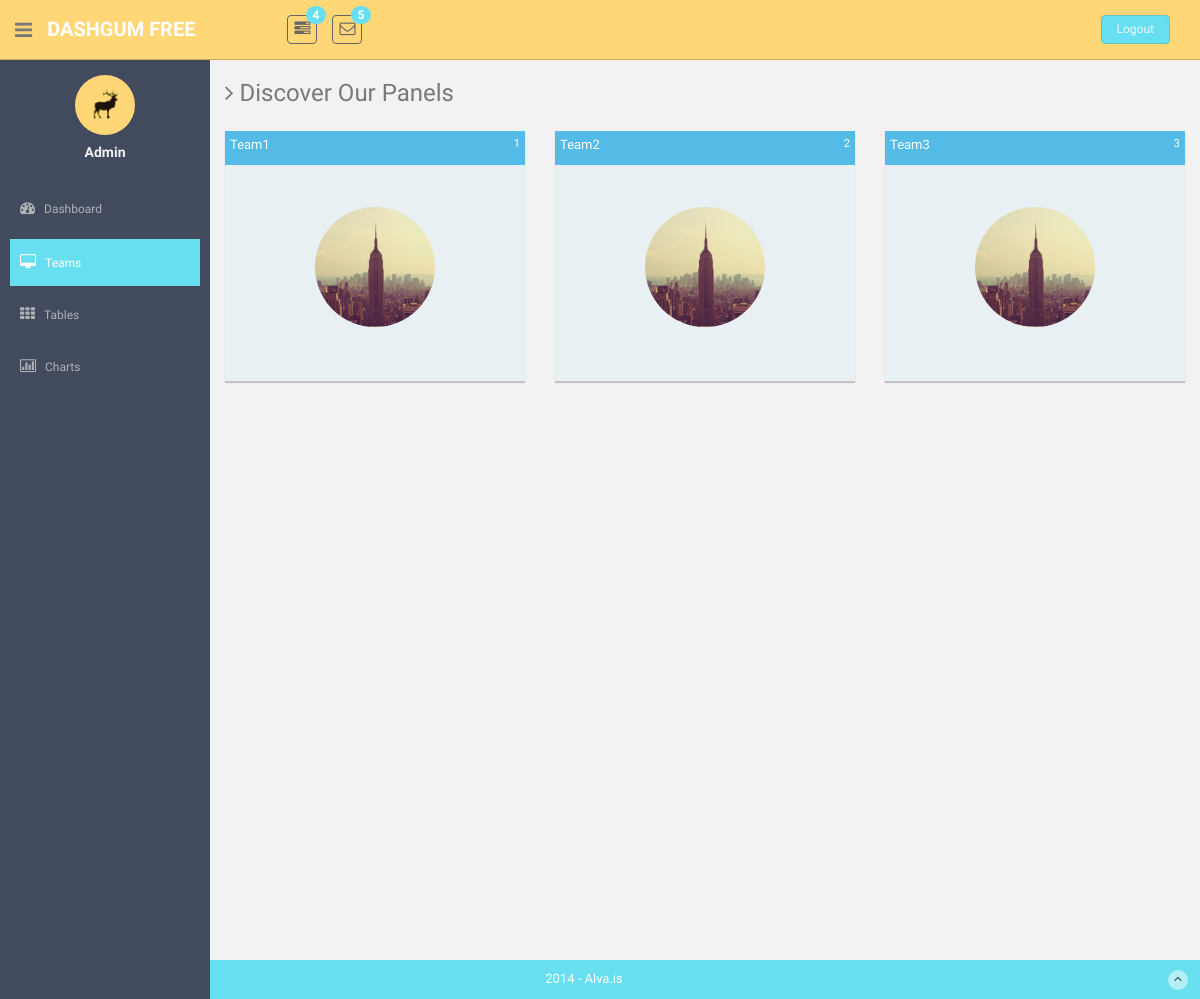
/panel/, run on the app's committed database.
### hunt_app/models.py (models this page shows, shortened)
class Team(models.Model):
	team_name = models.CharField(max_length = 20)
	team_id = models.PositiveIntegerField(null = True)
	team_member_1 = models.CharField(max_length = 20)
	team_member_2 = models.CharField(max_length = 20)
	team_member_3 = models.CharField(max_length = 20, null = True, blank = True)
	team_member_4 = models.CharField(max_length = 20, null = True, blank = True)
	team_score = models.PositiveIntegerField(default=0)
	team_status=models.BooleanField(default=True)
	tasks_completed = models.PositiveIntegerField(default=0)
	team_rank = models.PositiveIntegerField(null = True, blank = True)
	team_hint_count=models.PositiveIntegerField(default=0)
	team_lat=models.FloatField(null = True, blank = True)
	team_long=models.FloatField(null = True, blank = True)

### hunt_app/views.py (the view)
# urls.py: url(r'^panel/', views.panel),
def panel(request):
    full=Team.objects.all()
    return render(request, 'panels.html',
              {'full':full})

### hunt_app/templates/panels.html (shortened to what this page needs)
{% load staticfiles %}
<!DOCTYPE html>
<html lang="en">
  <head>
    <link href="{% static  'css/bootstrap.css' %}" rel="stylesheet">
    <link href="{% static 'font-awesome/css/font-awesome.css' %}" rel="stylesheet" />
    <link href="{% static 'css/style.css' %}" rel="stylesheet">
    <link href="{% static 'css/style-responsive.css' %}" rel="stylesheet">
  </head>
  <body>
  <section id="container" >
      <header class="header black-bg">
              <div class="sidebar-toggle-box">
                  <div class="fa fa-bars tooltips" data-placement="right" data-original-title="Toggle Navigation"></div>
              </div>
            <a href="index.html" class="logo"><b>DASHGUM FREE</b></a>
            <div class="nav notify-row" id="top_menu">
                <ul class="nav top-menu">
                    <li class="dropdown">
                        <a data-toggle="dropdown" class="dropdown-toggle" href="index.html#">
                            <i class="fa fa-tasks"></i>
                            <span class="badge bg-theme">4</span>
                        </a>
                    </li>
                    <li id="header_inbox_bar" class="dropdown">
                        <a data-toggle="dropdown" class="dropdown-toggle" href="index.html#">
                            <i class="fa fa-envelope-o"></i>
                            <span class="badge bg-theme">5</span>
                        </a>
                    </li>
                </ul>
            </div>
            <div class="top-menu">
            	<ul class="nav pull-right top-menu">
                    <li><a class="logout" href="login.html">Logout</a></li>
            	</ul>
            </div>
        </header>
      <aside>
          <div id="sidebar"  class="nav-collapse ">
              <ul class="sidebar-menu" id="nav-accordion">
                  <p class="centered"><a href="profile.html"><img src="{% static 'img/ui-sam.jpg' %}" class="img-circle" width="60"></a></p>
                  <h5 class="centered">Admin</h5>
                  <li class="mt">
                      <a href="/index/">
                          <i class="fa fa-dashboard"></i>
                          <span>Dashboard</span>
                      </a>
                  </li>
                  <li class="sub-menu">
                      <a class="active" href = "/panel/">
                          <i class="fa fa-desktop"></i>
                          <span>Teams</span>
                      </a>
                  </li>
                  <li class="sub-menu">
                      <a href = "/table/">
                          <i class="fa fa-th"></i>
                          <span>Tables</span>
                      </a>
                  </li>
                  <li class="sub-menu">
                      <a href = "/chart/">
                          <i class=" fa fa-bar-chart-o"></i>
                          <span>Charts</span>
                      </a>
                  </li>
              </ul>
          </div>
      </aside>
      <section id="main-content">
          <section class="wrapper site-min-height">
          	<h3><i class="fa fa-angle-right"></i> Discover Our Panels</h3>
          	<div class="row mt">
          		<div class="col-lg-12">
					<div class="row">
            {% if full %}
            {% for team in full %}
						<div class="col-lg-4 col-md-4 col-sm-4 mb">
						<div class="weather-2 pn">
								<div class="weather-2-header">
									<div class="row">
										<div class="col-sm-6 col-xs-6">
											<p>{{ team.team_name }}</p>
										</div>
										<div class="col-sm-6 col-xs-6 goright">
											<p class="small">{{team.team_id}}</p>
										</div>
									</div>
								</div>
                <br>
                <br>
								<div class="row centered">
									<img src="{% static 'img/ny.jpg' %}" class="img-circle" width="120">
								</div>
</div>
						</div><! --/col-md-4 -->
            {% endfor %}
            {% endif %}
					</div>
          		</div>
          	</div>
		</section><! --/wrapper -->
      </section>
      <footer class="site-footer">
          <div class="text-center">
              2014 - Alva.is
              <a href="panels.html#" class="go-top">
                  <i class="fa fa-angle-up"></i>
              </a>
          </div>
      </footer>
  </section>
  </body>
</html>

### hunt_app/static/css/style.css (style rules this page uses)
body { color: #797979; background: #f2f2f2; font-family: 'Ruda', sans-serif; padding: 0px !important; margin: 0px !important; font-size:13px; }
ul li { list-style: none; }
a, a:hover, a:focus { text-decoration: none; outline: none; }
#container { width: 100%; height: 100%; }
.bg-theme { background-color: #68dff0; }
.centered { text-align: center; }
.goright { text-align: right; }
.mt { margin-top: 25px; }
.mb { margin-bottom: 25px; }
ul.top-menu > li > .logout { color: #f2f2f2; font-size: 12px; border-radius: 4px; -webkit-border-radius: 4px; border: 1px solid #64c3c2 !important; padding: 5px 15px; margin-right: 15px; background: #68dff0; margin-top: 15px; }
#sidebar { width: 210px; height: 100%; position: fixed; background: #424a5d; }
#sidebar h5 { color: #f2f2f2; font-weight: 700; }
#sidebar ul li { position: relative; }
ul.sidebar-menu , ul.sidebar-menu li ul.sub { margin: -2px 0 0; padding: 0; }
ul.sidebar-menu { margin-top: 75px; }
ul.sidebar-menu li { margin-bottom: 5px; margin-left:10px; margin-right:10px; }
ul.sidebar-menu li.sub-menu { line-height: 15px; }
ul.sidebar-menu li a span { display: inline-block; }
ul.sidebar-menu li a { color: #aeb2b7; text-decoration: none; display: block; padding: 15px 0 15px 10px; font-size: 12px; outline: none; -webkit-transition: all 0.3s ease; -moz-transition: all 0.3s ease; -o-transition: all 0.3s ease; -ms-transition: all 0.3s ease; transition: all 0.3s ease; }
ul.sidebar-menu li a.active, ul.sidebar-menu li a:hover, ul.sidebar-menu li a:focus { background: #68dff0; color: #fff; display: block; -webkit-transition: all 0.3s ease; -moz-transition: all 0.3s ease; -o-transition: all 0.3s ease; -ms-transition: all 0.3s ease; transition: all 0.3s ease; }
ul.sidebar-menu li a i { font-size: 15px; padding-right: 6px; }
ul.sidebar-menu li a.active i { color: #fff; }
#main-content { margin-left: 210px; }
.header, .footer { min-height: 60px; padding: 0 15px; }
.header { position: fixed; left: 0; right: 0; z-index: 1002; }
.black-bg { background: #ffd777; border-bottom: 1px solid #c9aa5f; }
.wrapper { display: inline-block; margin-top: 60px; padding-left: 15px; padding-right: 15px; padding-bottom: 15px; padding-top: 0px; width: 100%; }
a.logo { font-size: 20px; color: #ffffff; float: left; margin-top: 15px; text-transform: uppercase; }
a.logo b { font-weight: 900; }
#top_menu .nav > li, ul.top-menu > li { float: left; }
.notify-row { float: left; margin-top: 15px; margin-left: 92px; }
ul.top-menu > li > a { color: #666666; font-size: 16px; border-radius: 4px; -webkit-border-radius: 4px; border:1px solid #666666 !important; padding: 2px 6px; margin-right: 15px; }
.notify-row .badge { position: absolute; right: -10px; top: -10px; z-index: 100; }
.sidebar-toggle-box { float: left; padding-right: 15px; margin-top: 20px; }
.sidebar-toggle-box .fa-bars { cursor: pointer; display: inline-block; font-size: 20px; }
.pn { height: 250px; box-shadow: 0 2px 1px rgba(0, 0, 0, 0.2); }
.weather-2 { background: #e9f0f4; }
.weather-2 .weather-2-header { background: #54bae6; padding-top: 5px; margin-bottom: 5px; }
.weather-2 .weather-2-header p { color: white; margin-left: 5px; margin-right: 5px; }
.site-footer { background: #68dff0; color: #fff; padding: 10px 0; }
.go-top { margin-right: 1%; float: right; background: rgba(255,255,255,.5); width: 20px; height: 20px; border-radius: 50%; -webkit-border-radius: 50%; }
.go-top i { color: #2A3542; }
.site-min-height { min-height: 900px; }

### data on the page
Team: team_name "Team1", team_id "1"
Team: team_name "Team2", team_id "2"
Team: team_name "Team3", team_id "3"
